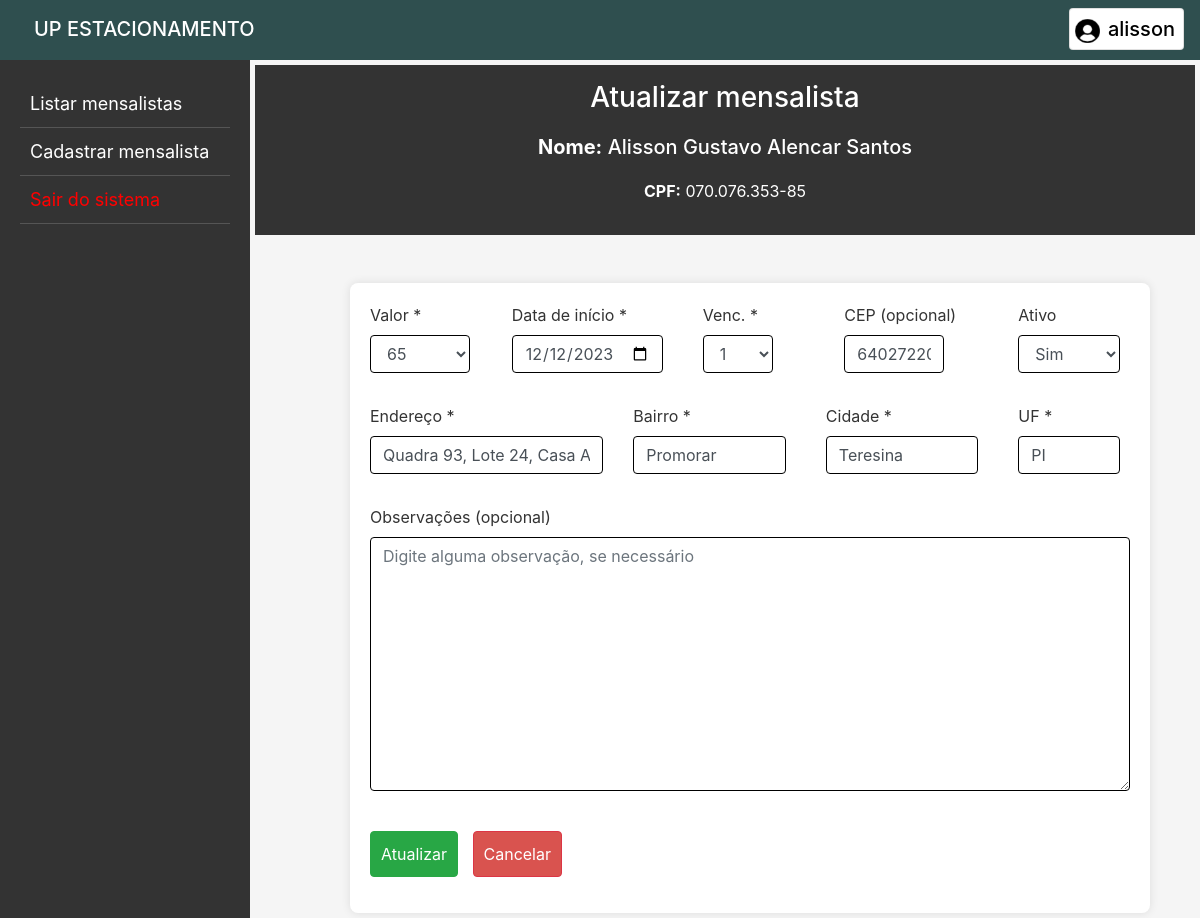
/atualizar_mensalista/25 (signed in), run on an earlier commit of the app's database.
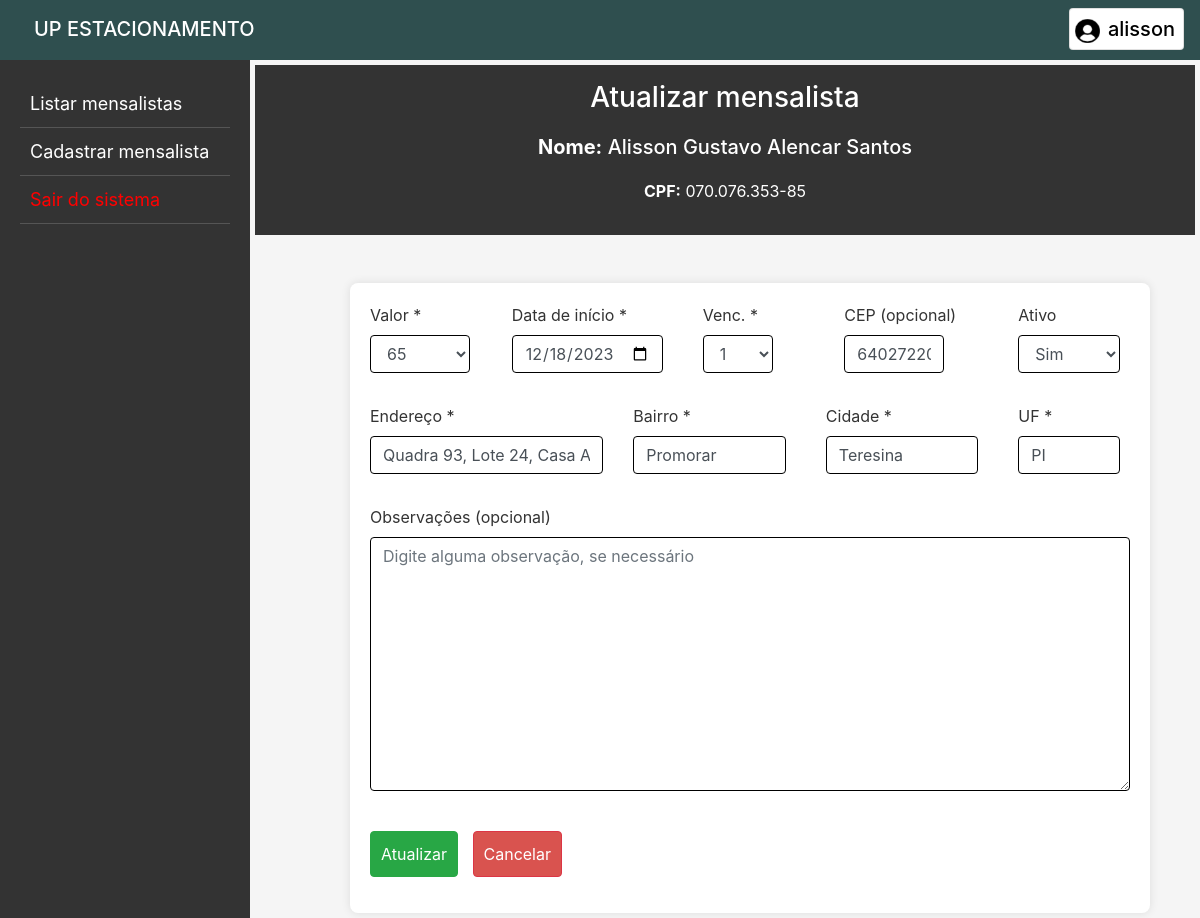
And on a later commit of the database.
### app_estacionamento/models.py (models this page shows, shortened)
class Mensalista(models.Model):
    id = models.AutoField(primary_key=True)
    situacao = models.BooleanField('Ativo', default=True)
    nome = models.CharField('Nome *', max_length=50)
    cpf = models.CharField('CPF *', max_length=14)
    valor = models.DecimalField('Valor *', max_digits=8, decimal_places=2)
    data_inicial = models.DateField('Data de início *')
    dia_vencimento = models.IntegerField('Dia de vencimento *')
    cep = models.CharField('CEP', max_length=9, blank=True)
    endereco = models.CharField('Endereço', max_length=255)
    bairro = models.CharField('Bairro', max_length=255)
    cidade = models.CharField('Cidade', max_length=255)
    uf = models.CharField('UF', max_length=2)
    obs = models.TextField('Observações', max_length=500, blank=True)

### app_estacionamento/views.py (the view, shortened to what this page needs)
# urls.py: path('atualizar_mensalista/<int:pk>', views.atualizar_mensalista, name='atualizar_mensalista'),
@login_required(login_url="login/")
def atualizar_mensalista(request, pk):
    if request.method == "GET":
        men = {"mensalista": Mensalista.objects.filter(pk=pk).first()}
        return render(request, "atualizar.html", men)
    return redirect("index")

### app_estacionamento/templates/atualizar.html (shortened to what this page needs)
{% extends 'base.html' %}
{% block inicio %}
<header>
    <h3>Atualizar mensalista</h3>
    <h5><strong>Nome:</strong> {{mensalista.nome|title}}</h5>
    <p><strong>CPF:</strong> {{mensalista.cpf}}</p>
</header>
<br><br>
<div class="form-container">
<form action="{% url 'atualizar_mensalista' mensalista.id %}" method="post" class="form" autocomplete="off"
    style="margin-left: 50px;">
    <div class="row">
        <div class="col-md-2">
            <div class="form-group">
                <label for="id_valor">Valor *</label>
                <select class="form-control" id="id_valor" name="valor" style="width: 100px;">
                    <option value="65">65</option>
                </select>
            </div>
        </div>
        <div class="col-md-3">
            <div class="form-group">
                <label for="id_data_inicial">Data de início *</label>
                <input class="form-control" type="date" name="data_inicial" id="id_data_inicial"
                value="{{ mensalista.data_inicial|date:'Y-m-d' }}"  max="{% now 'Y-m-d' %}" required>
            </div>
        </div>
        <div class="col-md-2">
            <div class="form-group">
                <label for="id_dia_vencimento">Venc. *</label>
                <select class="form-control" id="id_dia_vencimento" name="dia_vencimento" style="width: 70px;">
                    <option value="1">1</option>
                </select>
            </div>
        </div>
        <div class="col-md-3">
            <div class="form-group">
                <label for="id_cep">CEP (opcional)</label>
                <input class="form-control" type="text" name="cep" id="id_cep" maxlength="8" style="width: 100px;"
                    value="{{ mensalista.cep }}">
            </div>
        </div>
        <div class="col-md-2">
            <div class="form-group">
                <label for="id_situacao">Ativo</label>
                <select class="form-control" id="id_situacao" name="situacao">
                    <option value="True">Sim</option>
                </select>
            </div>
        </div>
    </div>
    <div class="row">
        <div class="col-md-4">
            <div class="form-group">
                <label for="id_endereco">Endereço *</label>
                <input class="form-control" type="text" name="endereco" id="id_endereco" maxlength="255" required
                    value="{{ mensalista.endereco|title }}">
            </div>
        </div>
        <div class="col-md-3">
            <div class="form-group">
                <label for="id_bairro">Bairro *</label>
                <input class="form-control" type="text" name="bairro" id="id_bairro" maxlength="255" required
                    value="{{ mensalista.bairro|title }}">
            </div>
        </div>
        <div class="col-md-3">
            <div class="form-group">
                <label for="id_cidade">Cidade *</label>
                <input class="form-control" type="text" name="cidade" id="id_cidade" maxlength="110" required
                    value="{{ mensalista.cidade|title }}">
            </div>
        </div>
        <div class="col-md-2">
            <div class="form-group">
                <label for="id_uf">UF *</label>
                <input class="form-control" type="text" name="uf" id="id_uf" maxlength="2" required
                    style="text-transform: uppercase;" value="{{ mensalista.uf }}">
            </div>
        </div>
    </div>
    <div>
        <div class="form-group">
            <label for="id_obs">Observações (opcional)</label>
            <textarea class="form-control" name="obs" id="id_obs" cols="10" rows="10"
                placeholder="Digite alguma observação, se necessário">{{ mensalista.obs }}</textarea>
        </div>
    </div>
    <div class="form-group">
        <br>
        <button type="submit" class="btn btn-success">Atualizar</button>
        <a href="javascript:history.go(-1)" class="btn btn-danger">Cancelar</a>
    </div>
</form>
</div>
{% endblock %}

What changed in the data, as far as the page shows it:
changed Mensalista "Alisson Gustavo Alencar Santos": data_inicial "12/12/2023" → "12/18/2023"
